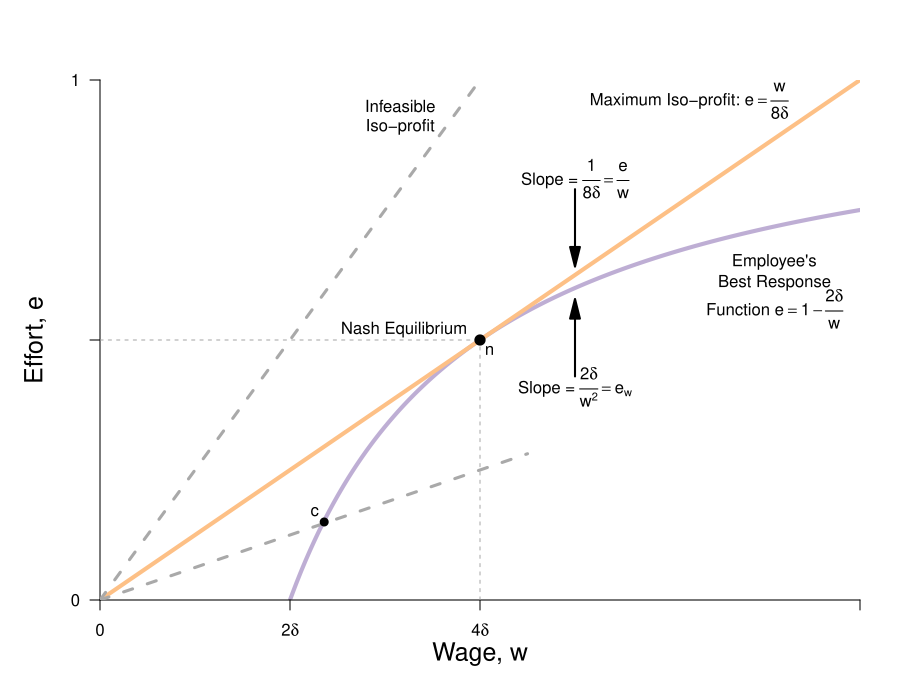

Write R code to recreate this figure.
require(ggplot2)
require(shape)
pdf(file = "bfh-textbook/employment/employment_fig2.pdf", width = 9, height = 7)

#Set parameters for graphics
axislabelsize <- 1.5

brfFn <- function(w, delta = 5) {
  1 - (2 * delta) /w
}

solowCondition <- function(w, delta = 5){
  (w*(1/(8*delta)))
}

#COL <- c("#1B9E77", "#D95F02", "#7570B3", "#E7298A", "#66A61E", "#E6AB02", "#A6761D", "#666666")
COL <- c("#7fc97f", "#beaed4", "#fdc086", "#ffff99")
par(mar =  c(5, 5, 4, 2))
xlims <- c(0, 40)
ylims <- c(0, 1)


plot(0, 0, xlim = xlims, ylim = ylims, type = "n",
     xlab = expression(paste("Wage, ", w)),
     ylab = expression(paste("Effort, ", e)),
     xaxt = "n", yaxt = "n", 
     cex.lab = axislabelsize, 
     line = 2.5,
     bty = "n", 
     xaxs="i", 
     yaxs="i")

npts <- 500 
npts2 <- 501
#Specify the sequences of points for graphing. 
xx1 <- seq(10, xlims[2], length.out = npts)
xx2 <- seq(xlims[1], xlims[2], length.out = npts)

#Draw the lines for the graphs
lines(xx1, brfFn(xx1), col = COL[2], lwd = 4)
lines(xx2, solowCondition(xx2, delta = 5), col = COL[3], lwd = 4)

#Customize ticks and labels for the plot
ticksy <- c(0, 0.5, 1)
ylabels <- c(0, NA, 1)
ticksx <- c(0, 10, 20, 40)
xlabels <- c(0, expression(paste(2*delta)), expression(paste(4*delta)), NA)
axis(1, at = ticksx, pos = 0, labels = xlabels)
axis(2, at = ticksy, pos = 0, labels = ylabels, las = 1)

#Annotation of the three graphs and the NE
text(31, 0.96, expression(paste("Maximum Iso-profit: ", e == frac(w, 8*delta))))
text(35.5, 0.65, expression(paste("Employee's")))
text(35.5, 0.61, expression(paste("Best Response")))
text(35.5, 0.56, expression(paste("Function ", e == 1 - frac(2*delta, w))))
text(16, 0.52, expression(paste("Nash Equilibrium")))
text(20.5, 0.48, expression(n))

#Lines for the coordinates of the Nash equilbrium
segments(20, 0, 20, 0.5, lty = 2, col = "darkgray")
segments(0, 0.5, 20, 0.5, lty = 2, col = "darkgray")

#Iso-profit slope annotation
text(25, 0.81, expression(paste("Slope = ", frac(1, 8*delta) == frac(e,w))))
Arrows(25, 0.79, 25, 0.66, col = "black", lty = 1, lwd = 2, arr.type = "triangle")

#BRF Slope annotation
text(25, 0.41, expression(paste("Slope = ", frac(2*delta, w^2) == paste(e[w]))))
Arrows(25, 0.43, 25, 0.56, col = "black", lty = 1, lwd = 2, arr.type = "triangle")

#Add a point for the NE
points(20, 0.5, pch = 16, col = "black", cex = 1.5)

#Add a ray and a point for d.  
segments(0, 0, 20, 1, lty = 2, lwd = 3, col = "darkgray")
text(15.8, 0.95, expression(paste("Infeasible")))
text(15.8, 0.91, expression(paste("Iso-profit")))
#points(10, 0.5, pch = 16, col = "black", cex = 1.2)
#text(9.6, 0.53, expression(d))

#Add a ray and a point for a. 
segments(0, 0, 22.5, 0.28125, lty = 2, lwd = 3, col = "darkgray")
points(11.8, 0.15, pch = 16, col = "black", cex = 1.2)
text(11.3, 0.17, expression(paste("c")))

dev.off()
